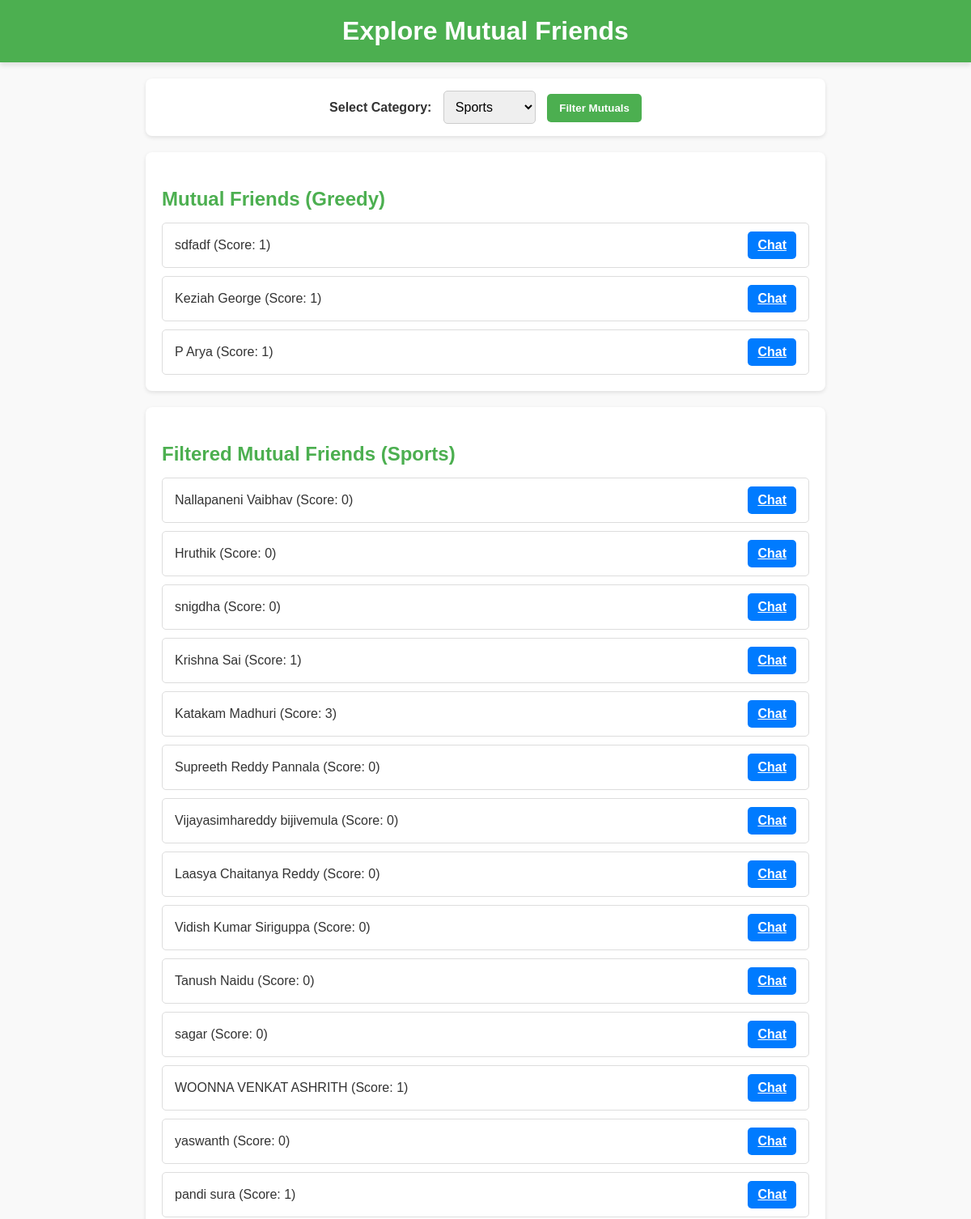
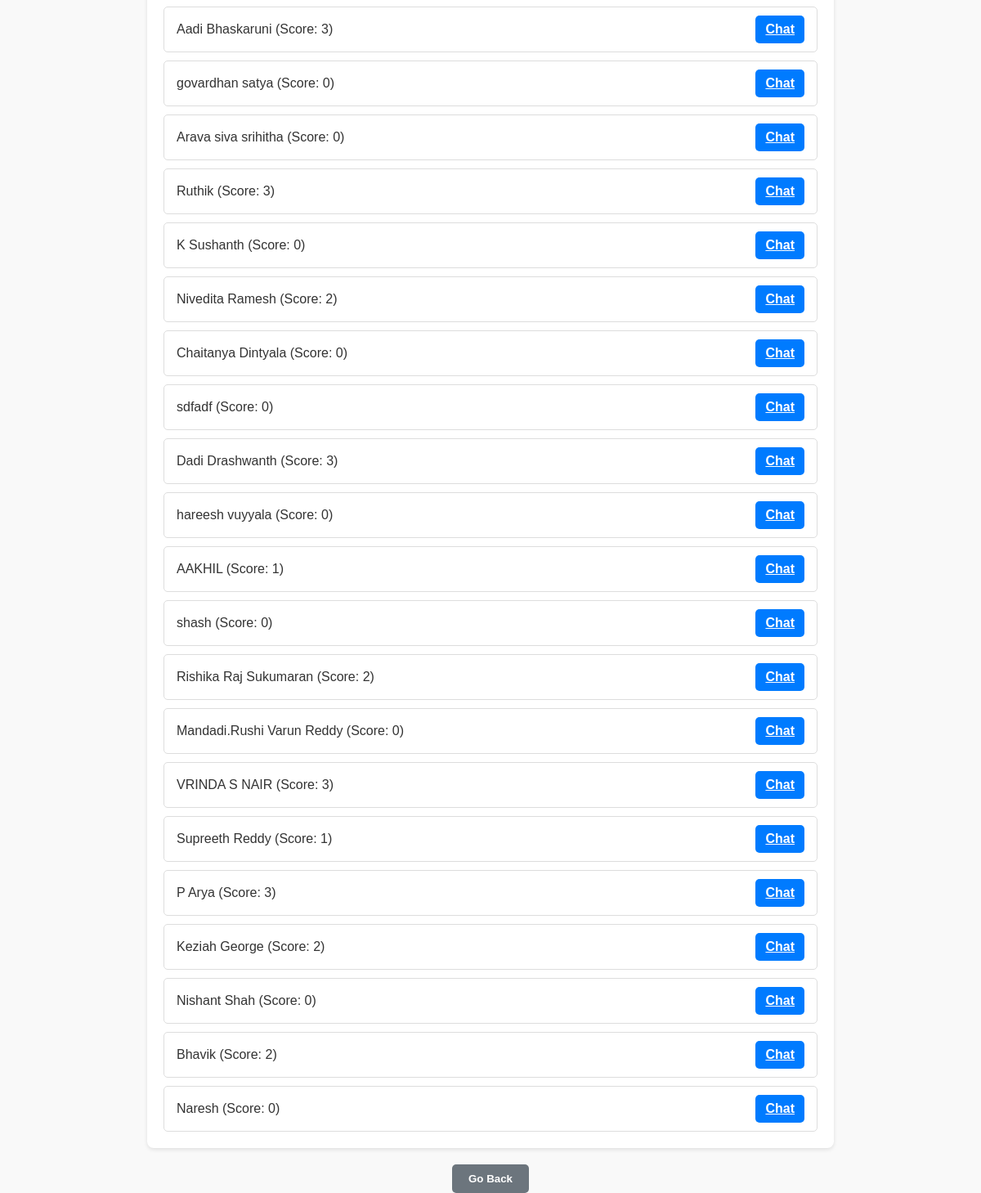
Page /explore_mutuals (signed in) on the earlier database version (2 pictures, top to bottom).
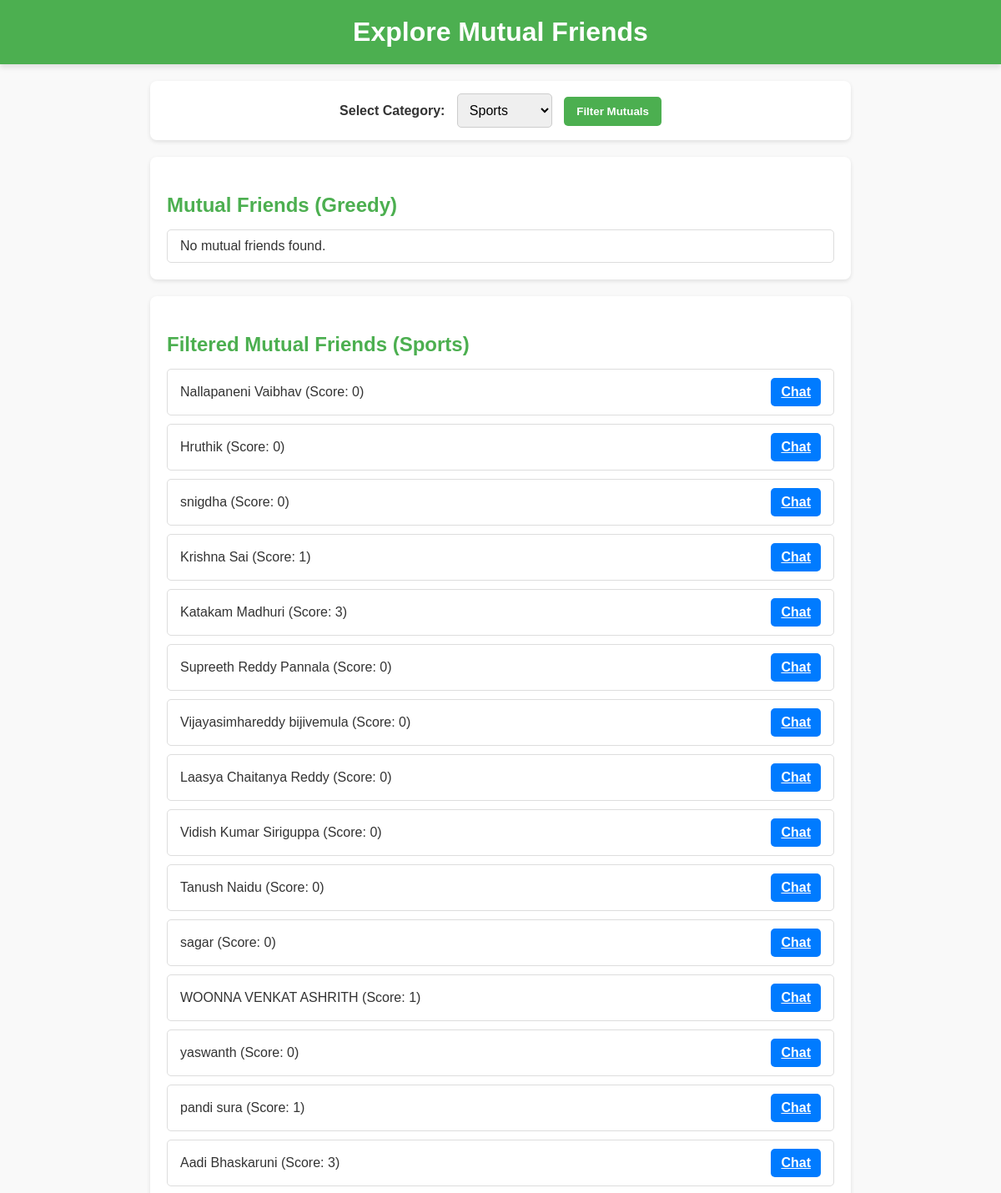
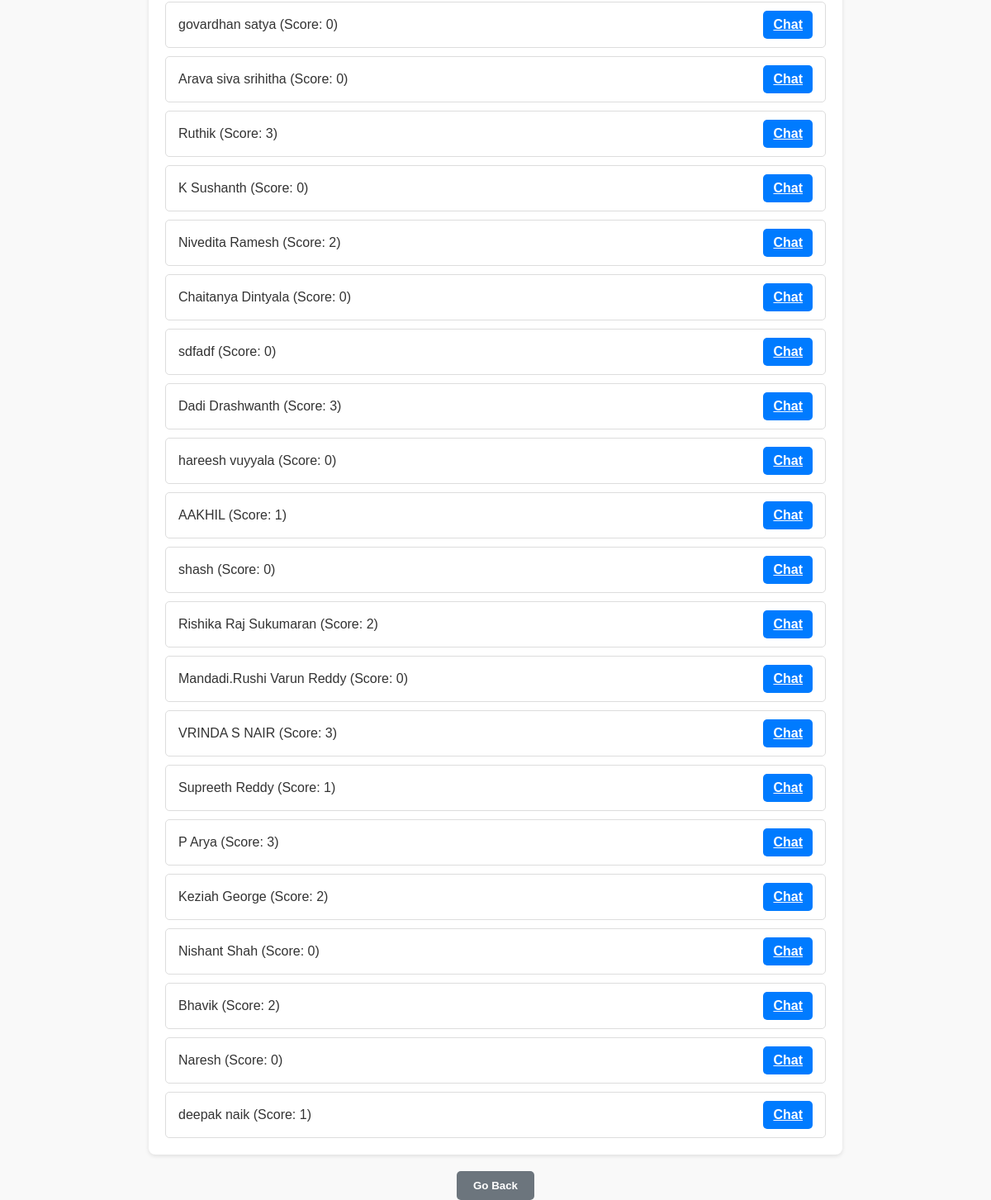
Same page on the later database version (2 pictures, top to bottom).
### app.py (models this page shows)
class User(db.Model):
    id = db.Column(db.Integer, primary_key=True)
    name = db.Column(db.String(100), nullable=False)
    username = db.Column(db.String(100), unique=True, nullable=False)
    email = db.Column(db.String(100), unique=True, nullable=False)
    password = db.Column(db.String(100), nullable=False)
    profile_picture = db.Column(db.String(120), nullable=True)

### app.py (the view)
@app.route('/explore_mutuals', methods=['GET'])
def explore_mutuals():
    if 'user_id' not in session:
        return redirect(url_for('login'))
    user_id = session['user_id']
    user = User.query.get(user_id)
    mutuals_greedy = suggest_friends(user_id, method="greedy")
    category = request.args.get('category', 'sports').lower()
    mutuals_dijkstra = suggest_friends(user_id, method="dijkstra", category=category)
    return render_template(
        'explore_mutuals.html',
        user=user,
        mutuals_greedy=mutuals_greedy,
        mutuals_dijkstra=mutuals_dijkstra,
        category=category
    )

### templates/explore_mutuals.html (shortened to what this page needs)
<!DOCTYPE html>
<html lang="en">
<head>
</head>
<body>
    <header>
        <h1>Explore Mutual Friends</h1>
    </header>
    <div class="filter-container">
        <form action="{{ url_for('explore_mutuals') }}" method="GET">
            <label for="category">Select Category:</label>
            <select name="category" id="category">
                <option value="sports" {% if category == 'sports' %}selected{% endif %}>Sports</option>
            </select>
            <button type="submit" class="explore-button">Filter Mutuals</button>
        </form>
    </div>
    <div class="list-container">
        <h3>Mutual Friends (Greedy)</h3>
        <ul class="list-group">
            {% if mutuals_greedy %}
                {% for mutual in mutuals_greedy %}
                    <li class="list-group-item">
                        {{ mutual.name }} (Score: {{ mutual.score }})
                        <a href="{{ url_for('chat', friend_id=mutual.id) }}" class="btn btn-primary">Chat</a>
                    </li>
                {% endfor %}
            {% else %}
                <li class="list-group-item">No mutual friends found.</li>
            {% endif %}
        </ul>
    </div>
    <div class="list-container">
        <h3>Filtered Mutual Friends ({{ category|capitalize }})</h3>
        <ul class="list-group">
            {% if mutuals_dijkstra %}
                {% for mutual in mutuals_dijkstra %}
                    <li class="list-group-item">
                        {{ mutual.name }} (Score: {{ mutual.score }})
                        <a href="{{ url_for('chat', friend_id=mutual.id) }}" class="btn btn-primary">Chat</a>
                    </li>
                {% endfor %}
            {% else %}
                <li class="list-group-item">No filtered mutual friends found for {{ category }}.</li>
            {% endif %}
        </ul>
    </div>
<div class="back-container">
    <button class="back-button" onclick="window.history.back()">Go Back</button>
</div></div>
</body>
</html>

Differences in the rows shown:
no longer on one of the page's lists (row unchanged): User: name "sdfadf"
no longer on one of the page's lists (row unchanged): User: name "P Arya"
no longer on one of the page's lists (row unchanged): User: name "Keziah George"
added User: name "deepak naik", score "1", shown under "Filtered Mutual Friends (Sports)"
Other differences:
text now shown: "No mutual friends found."
